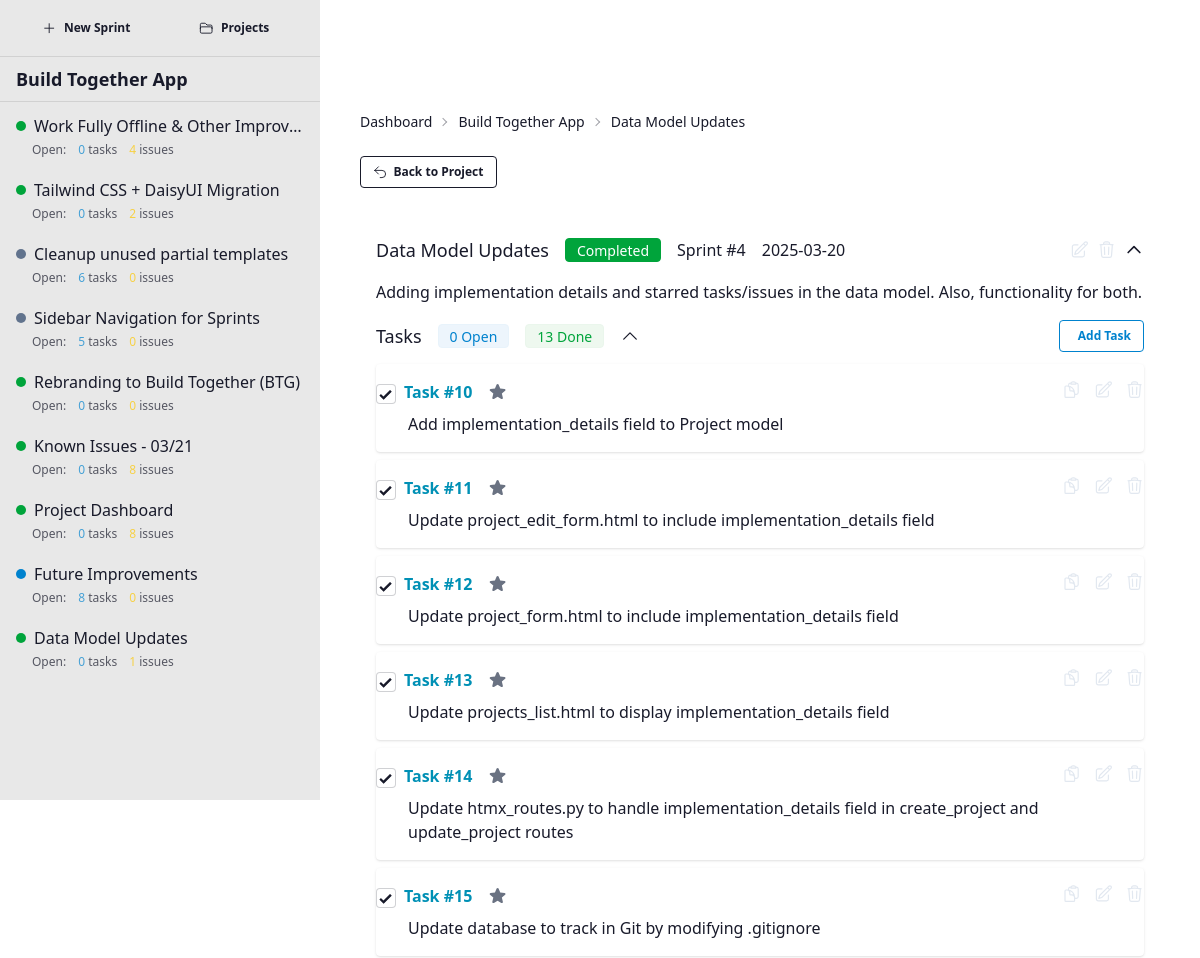
The page /project/2/sprint/4 (upper part) on the database as committed earlier.
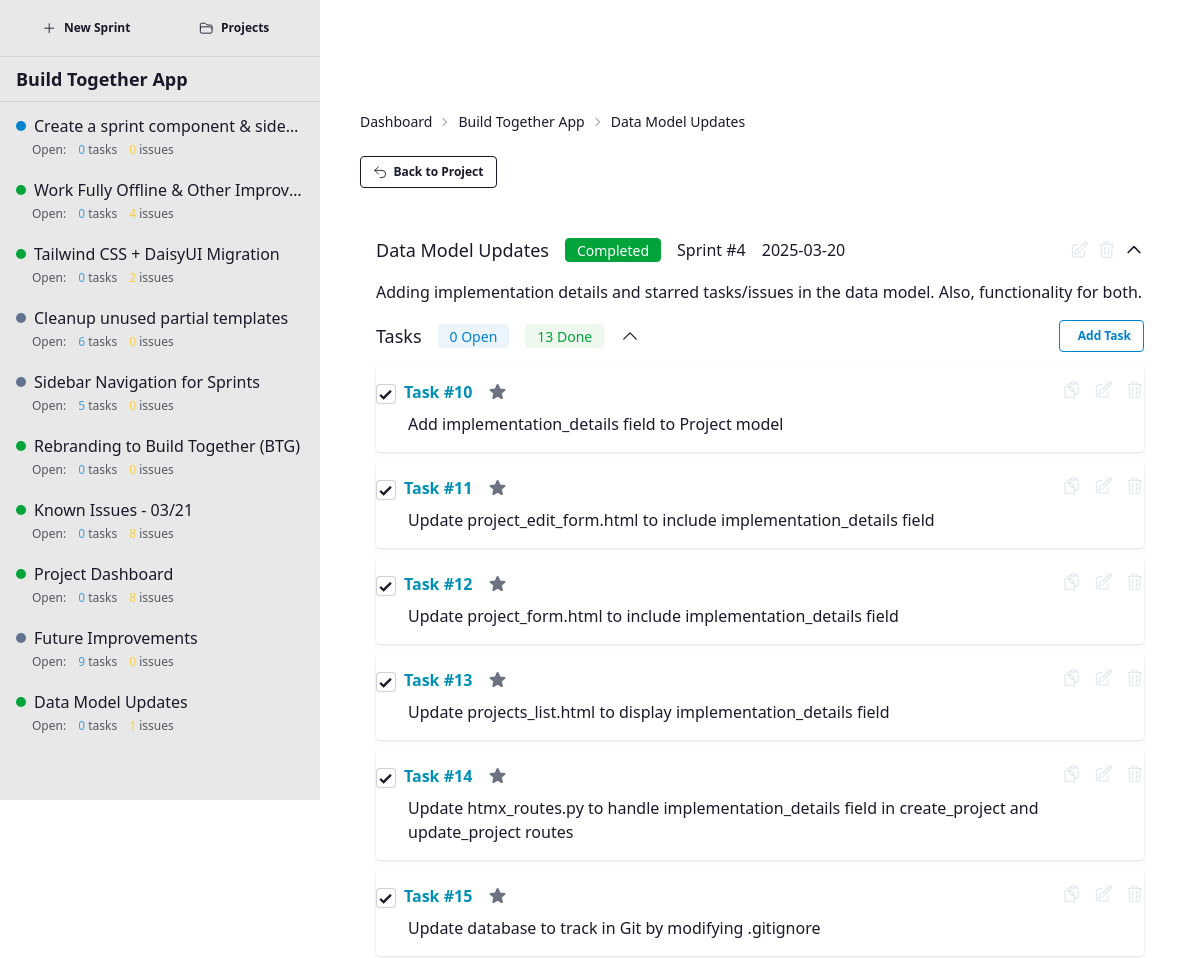
The same page on the database as committed later.
### app/models/task.py (models this page shows, shortened)
class Task(db.Model):
    __tablename__ = 'tasks'
    id = db.Column(db.Integer, primary_key=True)
    details = db.Column(db.Text, nullable=False)
    completed = db.Column(db.Boolean, default=False)
    starred = db.Column(db.Boolean, default=False)  # New field to mark tasks as starred/important
    sprint_id = db.Column(db.Integer, db.ForeignKey('sprints.id'), nullable=False)
    created_at = db.Column(db.DateTime, default=datetime.utcnow)
    updated_at = db.Column(db.DateTime, default=datetime.utcnow, onupdate=datetime.utcnow)

### app/models/sprint.py (models this page shows, shortened)
class Sprint(db.Model):
    __tablename__ = 'sprints'
    STATUS_PLANNED = 'Planned'
    STATUS_ACTIVE = 'Active'
    STATUS_COMPLETED = 'Completed'
    VALID_STATUSES = [STATUS_PLANNED, STATUS_ACTIVE, STATUS_COMPLETED]
    id = db.Column(db.Integer, primary_key=True)
    name = db.Column(db.String(100), nullable=False)
    description = db.Column(db.Text, nullable=True)
    status = db.Column(db.String(20), default=STATUS_PLANNED)
    project_id = db.Column(db.Integer, db.ForeignKey('projects.id'), nullable=False)
    created_at = db.Column(db.DateTime, default=datetime.utcnow)
    updated_at = db.Column(db.DateTime, default=datetime.utcnow, onupdate=datetime.utcnow)
    tasks = db.relationship('Task', backref='sprint', lazy='dynamic', cascade='all, delete-orphan')
    issues = db.relationship('Issue', backref='sprint', lazy='dynamic', cascade='all, delete-orphan')
    def get_sorted_tasks(self):
        open_tasks = self.tasks.filter_by(completed=False).order_by(Task.created_at.asc()).all()
        closed_tasks = self.tasks.filter_by(completed=True).order_by(Task.created_at.asc()).all()
        return open_tasks + closed_tasks
    def get_sorted_issues(self):
        open_issues = self.issues.filter_by(completed=False).order_by(Issue.created_at.asc()).all()
        closed_issues = self.issues.filter_by(completed=True).order_by(Issue.created_at.asc()).all()
        return open_issues + closed_issues

### app/routes/main_routes.py (the view)
@main_bp.route('/project/<int:project_id>/sprint/<int:sprint_id>')
def sprint_detail(project_id, sprint_id):
    project = Project.query.get_or_404(project_id)
    sprint = Sprint.query.get_or_404(sprint_id)
    if sprint.project_id != project_id:
        return "Sprint not found in this project", 404
    return render_template('sprint_detail.html', project=project, sprint=sprint)

### app.py (called while the page is built)
@app.context_processor
def inject_now():
    return {'now': datetime.utcnow()}

### app/utils/markdown_parser.py (called while the page is built)
def convert_markdown_to_html(text):
    if not text:
        return Markup("")
    html = markdown.markdown(
        text,
        extensions=[
            'markdown.extensions.fenced_code',
            'markdown.extensions.tables',
            'markdown.extensions.nl2br',
            'markdown.extensions.sane_lists'
        ]
    )
    clean_html = bleach.clean(
        html,
        tags=ALLOWED_TAGS,
        attributes=ALLOWED_ATTRIBUTES,
        strip=True
    )
    return Markup(clean_html)

### app/templates/sprint_detail.html (shortened to what this page needs)
{% extends "base.html" %}
{% block sidebar %}
  {% include 'partials/sidebar.html' %}
{% endblock %}
{% block content %}
<div class="px-6 py-6">
    <div class="text-sm breadcrumbs mb-4">
        <ul>
            <li><a href="{{ url_for('main.index') }}">Dashboard</a></li>
            <li><a href="{{ url_for('main.project_detail', project_id=project.id) }}">{{ project.name }}</a></li>
            <li>{{ sprint.name }}</li>
        </ul>
    </div>
    <div class="mb-4">
        <a href="{{ url_for('main.project_detail', project_id=project.id) }}" class="btn btn-outline btn-sm">
            <svg xmlns="http://www.w3.org/2000/svg" fill="none" viewBox="0 0 24 24" stroke-width="1.5" stroke="currentColor" width="1.2em" height="1.2em">
                <path stroke-linecap="round" stroke-linejoin="round" d="M9 15 3 9m0 0 6-6M3 9h12a6 6 0 0 1 0 12h-3" />
            </svg>
            Back to Project
        </a>
    </div>
    <div id="sprintDetailContainer">
        {% include 'partials/sprint.html' %}
    </div>
</div>
{% endblock %}

### app/templates/partials/sprint.html (shortened to what the changed rows need)
<div class="pt-4">
    <div id="sprint-{{ sprint.id }}" class="sprint-container"
         x-data="{
            sprintOpen: true,
            tasksOpen: localStorage.getItem('sprint-{{ sprint.id }}-tasks') !== 'false',
            issuesOpen: localStorage.getItem('sprint-{{ sprint.id }}-issues') !== 'false',
            toggleTasks() {
                this.tasksOpen = !this.tasksOpen;
                localStorage.setItem('sprint-{{ sprint.id }}-tasks', this.tasksOpen);
            },
            toggleIssues() {
                this.issuesOpen = !this.issuesOpen;
                localStorage.setItem('sprint-{{ sprint.id }}-issues', this.issuesOpen);
            }
         }">
        <div class="card border-b border-base-300">
            <div class="card-header flex justify-between items-center p-4 cursor-pointer"
                 @click="sprintOpen = !sprintOpen">
                <div class="flex items-center">
                    <h4 class="text-lg font-medium">{{ sprint.name }}</h4></div>
                <div class="flex ml-4 gap-4">
                    <span class="badge {% if sprint.status == 'Active' %}badge-primary{% elif sprint.status == 'Completed' %}badge-success{% else %}badge-secondary{% endif %}">{{ sprint.status }}</span>
                    <span class="">Sprint #{{ sprint.id }}</span>
                    <span class="">{{ sprint.created_at.strftime('%Y-%m-%d') if sprint.created_at else '' }}</span>
                </div>
            </div>
            <div x-show="sprintOpen" x-transition class="px-4">
                <div class="markdown">{{ sprint.description|markdown or 'No description provided.' }}</div>
                <div class="py-4">
                    <div x-show="tasksOpen" x-transition>
                        <div id="sprint-tasks-{{ sprint.id }}" class="space-y-2">
                            {% if sprint.tasks.all() %}
                                {% for task in sprint.get_sorted_tasks() %}
                                    {% include 'partials/task_item.html' %}
                                {% endfor %}
                            {% else %}
                                <div class="text-center p-4 bg-base-200 rounded-lg">
                                    <p class="text-base-content/70">No tasks yet.</p>
                                </div>
                            {% endif %}
                        </div>
                    </div>
                </div>
            </div>
        </div>
    </div>
</div>

### app/templates/partials/task_item.html (shortened to what this page needs)
<div class="card bg-base-100 shadow-sm py-4" id="task-{{ task.id }}" data-task-id="{{ task.id }}">
    <div class="flex justify-between items-start mb-2">
        <div class="flex items-center gap-2">
            <div class="form-control">
                <input type="checkbox"
                class="checkbox checkbox-sm"
                id="task-checkbox-{{ task.id }}"
                {{ 'checked' if task.completed else '' }}
                hx-post="/htmx/tasks/{{ task.id }}/toggle"
                hx-target="#projectsContainer"
                hx-swap="innerHTML"
                hx-preserve="true"
                name="completed"></div>
            <span class="text-info font-semibold">Task #{{ task.id }}</span>
            <div class="cursor-pointer ml-2 text-gray-500 tooltip tooltip-bottom"
                    data-tip="Toggle starred status"
                    hx-put="/htmx/tasks/{{ task.id }}/star"
                    hx-target="#projectsContainer"
                    hx-swap="innerHTML"
                    hx-preserve="true">
                    <svg xmlns="http://www.w3.org/2000/svg" viewBox="0 0 24 24" fill="currentColor" class="{{ 'text-warning' if task.starred }}" width="1.2em" height="1.2em" >
                        <path fill-rule="evenodd" d="M10.788 3.21c.448-1.077 1.976-1.077 2.424 0l2.082 5.006 5.404.434c1.164.093 1.636 1.545.749 2.305l-4.117 3.527 1.257 5.273c.271 1.136-.964 2.033-1.96 1.425L12 18.354 7.373 21.18c-.996.608-2.231-.29-1.96-1.425l1.257-5.273-4.117-3.527c-.887-.76-.415-2.212.749-2.305l5.404-.434 2.082-5.005Z" clip-rule="evenodd" />
                    </svg>
            </div>
        </div>
        <div class="task-actions flex items-center gap-3">
            <div class="text-slate-200 hover:text-slate-400 cursor-pointer tooltip tooltip-top"
                 data-tip="Copy task ID"
                 x-data="{
                    copyId: function() {
                        const text = 'project-{{ task.sprint.project.id }}.sprint-{{ task.sprint.id }}.task-{{ task.id }}';
                        navigator.clipboard.writeText(text);
                        this.showTooltip = true;
                        setTimeout(() => this.showTooltip = false, 1000);
                    },
                    showTooltip: false
                 }">
                <div class="relative" x-on:click="copyId">
                </div>
            </div>
            <div class="text-slate-200 hover:text-slate-400 cursor-pointer flex items-center justify-center tooltip tooltip-top"
                    data-tip="Edit task"
                    hx-get="/htmx/tasks/{{ task.id }}/edit"
                    hx-target="#task-{{ task.id }}"
                    hx-swap="outerHTML">
            </div>
            <div class="text-slate-200 hover:text-error cursor-pointer flex items-center justify-center tooltip tooltip-top"
                    data-tip="Delete task"
                    hx-delete="/htmx/tasks/{{ task.id }}/delete"
                    hx-target="#projectsContainer"
                    hx-swap="innerHTML"
                    hx-confirm="Are you sure you want to delete this task?">
            </div>
        </div>
    </div>
    <div class="form-control">
        <div class="flex items-center cursor-pointer">
            <div class="ml-8 hover:text-white {{ 'text-white/40' if task.completed else 'text-white/80' }} markdown">{{ task.details|markdown }}</div>
        </div>
    </div>
</div>

### app/templates/partials/sidebar.html (shortened to what this page needs)
<div class="bg-base-200 min-h-full w-80 text-base-content overflow-y-auto flex flex-col">
    <div class="px-4 py-3 border-b border-base-300">
        <div class="flex gap-2">
            <button class="btn btn-ghost btn-sm flex-1 justify-center gap-2 text-base-content hover:bg-base-300 transition-colors duration-200"
                    hx-get="/htmx/sprints/form?project_id={{ project.id }}"
                    hx-target="#sprint-form-container"
                    hx-swap="innerHTML">
                <svg xmlns="http://www.w3.org/2000/svg" fill="none" viewBox="0 0 24 24" stroke-width="1.5" stroke="currentColor" width="1.2em" height="1.2em">
                    <path stroke-linecap="round" stroke-linejoin="round" d="M12 4.5v15m7.5-7.5h-15" />
                </svg>
                New Sprint
            </button>
            <a href="{{ url_for('main.index') }}" class="btn btn-ghost btn-sm flex-1 justify-center gap-2 text-base-content hover:bg-base-300 transition-colors duration-200">
                Projects
            </a>
        </div>
    </div>
    <div class="px-4 py-2 border-b border-base-300">
        <h2 class="font-semibold text-lg truncate">{{ project.name }}</h2>
    </div>
    <div class="p-1 overflow-y-auto flex-grow">
        {% if project.sprints %}
            {% for sprint in project.sprints|sort(attribute='created_at', reverse=True) %}
                <a href="{{ url_for('main.sprint_detail', project_id=project.id, sprint_id=sprint.id) }}"
                   class="flex flex-col w-full px-3 py-2 rounded-lg mb-1 hover:bg-base-300 transition-colors duration-200 {% if current_sprint_id == sprint.id %}bg-base-300 font-medium{% endif %}">
                    <div class="flex items-center gap-2 w-full">
                        <div class="flex-shrink-0 w-2.5 h-2.5 rounded-full {% if sprint.status == 'Active' %}bg-primary{% elif sprint.status == 'Completed' %}bg-success{% else %}bg-secondary{% endif %}"></div>
                        <span class="text-base flex-grow truncate">{{ sprint.name }}</span>
                    </div>
                    <div class="flex gap-3 pl-4 mt-1 text-xs opacity-70">
                        <span>Open:</span>
                        <span><span class="text-primary font-medium">{{ sprint.tasks.count() - sprint.tasks.filter_by(completed=True).count() if sprint.tasks is defined else 0 }}</span> tasks</span>
                        <span><span class="text-warning font-medium">{{ sprint.issues.count() if sprint.issues is defined else 0 }}</span> issues</span>
                    </div>
                </a>
            {% endfor %}
        {% else %}
            <div class="flex flex-col items-center justify-center h-32 text-center opacity-60">
                <p class="text-sm">No sprints yet</p>
                <p class="text-xs mt-2">Create a new sprint to get started</p>
            </div>
        {% endif %}
    </div>
</div>

Rows that differ between the two databases and show on the page:
added Sprint: name "Create a sprint component & side…", tasks.count "0", issues "0"
changed Sprint "Future Improvements": status "Active" → "Planned" (drawn); tasks.count "8" → "9"
